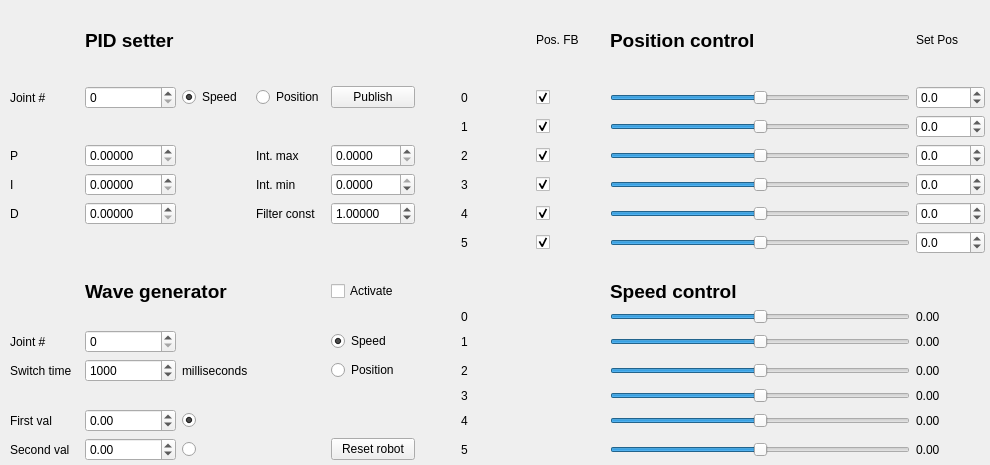
<?xml version="1.0" encoding="UTF-8"?>
<ui version="4.0">
 <class>MainWindow</class>
 <widget class="QMainWindow" name="MainWindow">
  <property name="geometry">
   <rect>
    <x>0</x>
    <y>0</y>
    <width>990</width>
    <height>465</height>
   </rect>
  </property>
  <property name="windowTitle">
   <string>robot_controller</string>
  </property>
  <widget class="QWidget" name="centralwidget">
   <widget class="QWidget" name="">
    <property name="geometry">
     <rect>
      <x>10</x>
      <y>0</y>
      <width>975</width>
      <height>461</height>
     </rect>
    </property>
    <layout class="QGridLayout" name="gridLayout_2">
     <item row="4" column="6">
      <widget class="QLabel" name="label_23">
       <property name="text">
        <string>3</string>
       </property>
      </widget>
     </item>
     <item row="5" column="0">
      <widget class="QLabel" name="label_4">
       <property name="text">
        <string>D</string>
       </property>
      </widget>
     </item>
     <item row="16" column="8" colspan="3">
      <widget class="QSlider" name="spC5">
       <property name="minimum">
        <number>-180</number>
       </property>
       <property name="maximum">
        <number>180</number>
       </property>
       <property name="orientation">
        <enum>Qt::Horizontal</enum>
       </property>
      </widget>
     </item>
     <item row="10" column="8" colspan="2">
      <widget class="QLabel" name="label_17">
       <property name="font">
        <font>
         <pointsize>14</pointsize>
         <weight>75</weight>
         <bold>true</bold>
        </font>
       </property>
       <property name="text">
        <string>Speed control</string>
       </property>
      </widget>
     </item>
     <item row="3" column="11">
      <widget class="QDoubleSpinBox" name="pos2">
       <property name="decimals">
        <number>1</number>
       </property>
       <property name="minimum">
        <double>-180.000000000000000</double>
       </property>
       <property name="maximum">
        <double>180.000000000000000</double>
       </property>
      </widget>
     </item>
     <item row="16" column="6">
      <widget class="QLabel" name="label_28">
       <property name="text">
        <string>5</string>
       </property>
      </widget>
     </item>
     <item row="6" column="7">
      <widget class="QCheckBox" name="fb5">
       <property name="text">
        <string/>
       </property>
       <property name="checked">
        <bool>true</bool>
       </property>
      </widget>
     </item>
     <item row="5" column="8" colspan="3">
      <widget class="QSlider" name="posC4">
       <property name="minimum">
        <number>-180</number>
       </property>
       <property name="maximum">
        <number>180</number>
       </property>
       <property name="orientation">
        <enum>Qt::Horizontal</enum>
       </property>
      </widget>
     </item>
     <item row="4" column="0">
      <widget class="QLabel" name="label_3">
       <property name="text">
        <string>I</string>
       </property>
      </widget>
     </item>
     <item row="12" column="4">
      <widget class="QRadioButton" name="waveSpeed">
       <property name="text">
        <string>Speed</string>
       </property>
       <property name="checked">
        <bool>true</bool>
       </property>
       <attribute name="buttonGroup">
        <string notr="true">buttonGroup_2</string>
       </attribute>
      </widget>
     </item>
     <item row="6" column="6">
      <widget class="QLabel" name="label_25">
       <property name="text">
        <string>5</string>
       </property>
      </widget>
     </item>
     <item row="4" column="8" colspan="3">
      <widget class="QSlider" name="posC3">
       <property name="minimum">
        <number>-180</number>
       </property>
       <property name="maximum">
        <number>180</number>
       </property>
       <property name="orientation">
        <enum>Qt::Horizontal</enum>
       </property>
      </widget>
     </item>
     <item row="12" column="1">
      <widget class="QSpinBox" name="waveJointNumber">
       <property name="maximum">
        <number>5</number>
       </property>
      </widget>
     </item>
     <item row="2" column="8" colspan="3">
      <widget class="QSlider" name="posC1">
       <property name="minimum">
        <number>-180</number>
       </property>
       <property name="maximum">
        <number>180</number>
       </property>
       <property name="orientation">
        <enum>Qt::Horizontal</enum>
       </property>
      </widget>
     </item>
     <item row="3" column="7">
      <widget class="QCheckBox" name="fb2">
       <property name="text">
        <string/>
       </property>
       <property name="checked">
        <bool>true</bool>
       </property>
      </widget>
     </item>
     <item row="15" column="1">
      <widget class="QDoubleSpinBox" name="firstValue">
       <property name="minimum">
        <double>-999.000000000000000</double>
       </property>
       <property name="maximum">
        <double>999.000000000000000</double>
       </property>
      </widget>
     </item>
     <item row="5" column="7">
      <widget class="QCheckBox" name="fb4">
       <property name="text">
        <string/>
       </property>
       <property name="checked">
        <bool>true</bool>
       </property>
      </widget>
     </item>
     <item row="5" column="1">
      <widget class="QDoubleSpinBox" name="derivative">
       <property name="decimals">
        <number>5</number>
       </property>
       <property name="maximum">
        <double>9999.000000000000000</double>
       </property>
      </widget>
     </item>
     <item row="11" column="8" colspan="3">
      <widget class="QSlider" name="spC0">
       <property name="minimum">
        <number>-180</number>
       </property>
       <property name="maximum">
        <number>180</number>
       </property>
       <property name="orientation">
        <enum>Qt::Horizontal</enum>
       </property>
      </widget>
     </item>
     <item row="4" column="7">
      <widget class="QCheckBox" name="fb3">
       <property name="text">
        <string/>
       </property>
       <property name="checked">
        <bool>true</bool>
       </property>
      </widget>
     </item>
     <item row="13" column="11">
      <widget class="QLabel" name="sp2">
       <property name="text">
        <string>0.00</string>
       </property>
      </widget>
     </item>
     <item row="14" column="8" colspan="3">
      <widget class="QSlider" name="spC3">
       <property name="minimum">
        <number>-180</number>
       </property>
       <property name="maximum">
        <number>180</number>
       </property>
       <property name="orientation">
        <enum>Qt::Horizontal</enum>
       </property>
      </widget>
     </item>
     <item row="14" column="6">
      <widget class="QLabel" name="label_31">
       <property name="text">
        <string>3</string>
       </property>
      </widget>
     </item>
     <item row="4" column="3">
      <widget class="QLabel" name="label_12">
       <property name="text">
        <string>Int. min</string>
       </property>
      </widget>
     </item>
     <item row="5" column="6">
      <widget class="QLabel" name="label_24">
       <property name="text">
        <string>4</string>
       </property>
      </widget>
     </item>
     <item row="15" column="0">
      <widget class="QLabel" name="label_8">
       <property name="text">
        <string>First val</string>
       </property>
      </widget>
     </item>
     <item row="15" column="2">
      <widget class="QRadioButton" name="publishFirst">
       <property name="enabled">
        <bool>true</bool>
       </property>
       <property name="text">
        <string/>
       </property>
       <property name="checked">
        <bool>true</bool>
       </property>
       <attribute name="buttonGroup">
        <string notr="true">buttonGroup_3</string>
       </attribute>
      </widget>
     </item>
     <item row="10" column="4">
      <widget class="QCheckBox" name="autoPublish">
       <property name="text">
        <string>Activate</string>
       </property>
      </widget>
     </item>
     <item row="1" column="5">
      <spacer name="horizontalSpacer">
       <property name="orientation">
        <enum>Qt::Horizontal</enum>
       </property>
       <property name="sizeType">
        <enum>QSizePolicy::Fixed</enum>
       </property>
       <property name="sizeHint" stdset="0">
        <size>
         <width>40</width>
         <height>10</height>
        </size>
       </property>
      </spacer>
     </item>
     <item row="3" column="4">
      <widget class="QDoubleSpinBox" name="integrator_max">
       <property name="decimals">
        <number>4</number>
       </property>
       <property name="maximum">
        <double>999.000000000000000</double>
       </property>
      </widget>
     </item>
     <item row="5" column="3">
      <widget class="QLabel" name="label_5">
       <property name="text">
        <string>Filter const</string>
       </property>
      </widget>
     </item>
     <item row="12" column="8" colspan="3">
      <widget class="QSlider" name="spC1">
       <property name="minimum">
        <number>-180</number>
       </property>
       <property name="maximum">
        <number>180</number>
       </property>
       <property name="orientation">
        <enum>Qt::Horizontal</enum>
       </property>
      </widget>
     </item>
     <item row="0" column="7">
      <widget class="QLabel" name="label_18">
       <property name="text">
        <string>Pos. FB</string>
       </property>
      </widget>
     </item>
     <item row="16" column="1">
      <widget class="QDoubleSpinBox" name="secondValue">
       <property name="minimum">
        <double>-999.000000000000000</double>
       </property>
       <property name="maximum">
        <double>999.000000000000000</double>
       </property>
      </widget>
     </item>
     <item row="6" column="11">
      <widget class="QDoubleSpinBox" name="pos5">
       <property name="decimals">
        <number>1</number>
       </property>
       <property name="minimum">
        <double>-180.000000000000000</double>
       </property>
       <property name="maximum">
        <double>180.000000000000000</double>
       </property>
      </widget>
     </item>
     <item row="14" column="11">
      <widget class="QLabel" name="sp3">
       <property name="text">
        <string>0.00</string>
       </property>
      </widget>
     </item>
     <item row="1" column="6">
      <widget class="QLabel" name="label_20">
       <property name="text">
        <string>0</string>
       </property>
      </widget>
     </item>
     <item row="10" column="1" colspan="3">
      <widget class="QLabel" name="label_13">
       <property name="font">
        <font>
         <pointsize>14</pointsize>
         <weight>75</weight>
         <bold>true</bold>
        </font>
       </property>
       <property name="text">
        <string>Wave generator</string>
       </property>
      </widget>
     </item>
     <item row="2" column="11">
      <widget class="QDoubleSpinBox" name="pos1">
       <property name="decimals">
        <number>1</number>
       </property>
       <property name="minimum">
        <double>-180.000000000000000</double>
       </property>
       <property name="maximum">
        <double>180.000000000000000</double>
       </property>
      </widget>
     </item>
     <item row="11" column="11">
      <widget class="QLabel" name="sp0">
       <property name="text">
        <string>0.00</string>
       </property>
      </widget>
     </item>
     <item row="13" column="4">
      <widget class="QRadioButton" name="wavePosition">
       <property name="text">
        <string>Position</string>
       </property>
       <attribute name="buttonGroup">
        <string notr="true">buttonGroup_2</string>
       </attribute>
      </widget>
     </item>
     <item row="1" column="8" colspan="3">
      <widget class="QSlider" name="posC0">
       <property name="sizePolicy">
        <sizepolicy hsizetype="Expanding" vsizetype="Fixed">
         <horstretch>0</horstretch>
         <verstretch>0</verstretch>
        </sizepolicy>
       </property>
       <property name="minimumSize">
        <size>
         <width>300</width>
         <height>0</height>
        </size>
       </property>
       <property name="minimum">
        <number>-180</number>
       </property>
       <property name="maximum">
        <number>180</number>
       </property>
       <property name="orientation">
        <enum>Qt::Horizontal</enum>
       </property>
      </widget>
     </item>
     <item row="0" column="11">
      <widget class="QLabel" name="label_19">
       <property name="text">
        <string>Set Pos</string>
       </property>
      </widget>
     </item>
     <item row="3" column="1">
      <widget class="QDoubleSpinBox" name="proportional">
       <property name="decimals">
        <number>5</number>
       </property>
       <property name="maximum">
        <double>9999.000000000000000</double>
       </property>
      </widget>
     </item>
     <item row="3" column="3">
      <widget class="QLabel" name="label_11">
       <property name="text">
        <string>Int. max</string>
       </property>
      </widget>
     </item>
     <item row="13" column="1">
      <widget class="QSpinBox" name="switchTime">
       <property name="maximum">
        <number>10000</number>
       </property>
       <property name="value">
        <number>1000</number>
       </property>
      </widget>
     </item>
     <item row="1" column="7">
      <widget class="QCheckBox" name="fb0">
       <property name="text">
        <string/>
       </property>
       <property name="checked">
        <bool>true</bool>
       </property>
      </widget>
     </item>
     <item row="12" column="0">
      <widget class="QLabel" name="label_14">
       <property name="text">
        <string>Joint #</string>
       </property>
      </widget>
     </item>
     <item row="16" column="4">
      <widget class="QPushButton" name="resetButton">
       <property name="text">
        <string>Reset robot</string>
       </property>
      </widget>
     </item>
     <item row="3" column="8" colspan="3">
      <widget class="QSlider" name="posC2">
       <property name="minimum">
        <number>-180</number>
       </property>
       <property name="maximum">
        <number>180</number>
       </property>
       <property name="orientation">
        <enum>Qt::Horizontal</enum>
       </property>
      </widget>
     </item>
     <item row="2" column="7">
      <widget class="QCheckBox" name="fb1">
       <property name="text">
        <string/>
       </property>
       <property name="checked">
        <bool>true</bool>
       </property>
      </widget>
     </item>
     <item row="16" column="11">
      <widget class="QLabel" name="sp5">
       <property name="text">
        <string>0.00</string>
       </property>
      </widget>
     </item>
     <item row="12" column="11">
      <widget class="QLabel" name="sp1">
       <property name="text">
        <string>0.00</string>
       </property>
      </widget>
     </item>
     <item row="2" column="6">
      <widget class="QLabel" name="label_21">
       <property name="text">
        <string>1</string>
       </property>
      </widget>
     </item>
     <item row="5" column="4">
      <widget class="QDoubleSpinBox" name="filterConst">
       <property name="decimals">
        <number>5</number>
       </property>
       <property name="maximum">
        <double>999.000000000000000</double>
       </property>
       <property name="value">
        <double>1.000000000000000</double>
       </property>
      </widget>
     </item>
     <item row="15" column="6">
      <widget class="QLabel" name="label_30">
       <property name="text">
        <string>4</string>
       </property>
      </widget>
     </item>
     <item row="5" column="11">
      <widget class="QDoubleSpinBox" name="pos4">
       <property name="decimals">
        <number>1</number>
       </property>
       <property name="minimum">
        <double>-180.000000000000000</double>
       </property>
       <property name="maximum">
        <double>180.000000000000000</double>
       </property>
      </widget>
     </item>
     <item row="3" column="6">
      <widget class="QLabel" name="label_22">
       <property name="text">
        <string>2</string>
       </property>
      </widget>
     </item>
     <item row="3" column="0">
      <widget class="QLabel" name="label_2">
       <property name="text">
        <string>P</string>
       </property>
      </widget>
     </item>
     <item row="1" column="1">
      <widget class="QSpinBox" name="pidJointNumber">
       <property name="maximum">
        <number>5</number>
       </property>
      </widget>
     </item>
     <item row="12" column="6">
      <widget class="QLabel" name="label_26">
       <property name="text">
        <string>1</string>
       </property>
      </widget>
     </item>
     <item row="4" column="4">
      <widget class="QDoubleSpinBox" name="integrator_min">
       <property name="decimals">
        <number>4</number>
       </property>
       <property name="minimum">
        <double>-999.000000000000000</double>
       </property>
       <property name="maximum">
        <double>0.000000000000000</double>
       </property>
      </widget>
     </item>
     <item row="13" column="8" colspan="3">
      <widget class="QSlider" name="spC2">
       <property name="minimum">
        <number>-180</number>
       </property>
       <property name="maximum">
        <number>180</number>
       </property>
       <property name="orientation">
        <enum>Qt::Horizontal</enum>
       </property>
      </widget>
     </item>
     <item row="6" column="8" colspan="3">
      <widget class="QSlider" name="posC5">
       <property name="minimum">
        <number>-180</number>
       </property>
       <property name="maximum">
        <number>180</number>
       </property>
       <property name="orientation">
        <enum>Qt::Horizontal</enum>
       </property>
      </widget>
     </item>
     <item row="16" column="0">
      <widget class="QLabel" name="label_7">
       <property name="text">
        <string>Second val</string>
       </property>
      </widget>
     </item>
     <item row="1" column="0">
      <widget class="QLabel" name="label_10">
       <property name="text">
        <string>Joint #</string>
       </property>
      </widget>
     </item>
     <item row="1" column="11">
      <widget class="QDoubleSpinBox" name="pos0">
       <property name="decimals">
        <number>1</number>
       </property>
       <property name="minimum">
        <double>-180.000000000000000</double>
       </property>
       <property name="maximum">
        <double>180.000000000000000</double>
       </property>
      </widget>
     </item>
     <item row="7" column="5">
      <spacer name="verticalSpacer">
       <property name="orientation">
        <enum>Qt::Vertical</enum>
       </property>
       <property name="sizeType">
        <enum>QSizePolicy::Fixed</enum>
       </property>
       <property name="sizeHint" stdset="0">
        <size>
         <width>20</width>
         <height>20</height>
        </size>
       </property>
      </spacer>
     </item>
     <item row="15" column="11">
      <widget class="QLabel" name="sp4">
       <property name="text">
        <string>0.00</string>
       </property>
      </widget>
     </item>
     <item row="13" column="0">
      <widget class="QLabel" name="label_15">
       <property name="text">
        <string>Switch time</string>
       </property>
      </widget>
     </item>
     <item row="1" column="4">
      <widget class="QPushButton" name="publishPID">
       <property name="text">
        <string>Publish</string>
       </property>
      </widget>
     </item>
     <item row="15" column="8" colspan="3">
      <widget class="QSlider" name="spC4">
       <property name="minimum">
        <number>-180</number>
       </property>
       <property name="maximum">
        <number>180</number>
       </property>
       <property name="orientation">
        <enum>Qt::Horizontal</enum>
       </property>
      </widget>
     </item>
     <item row="0" column="1" colspan="2">
      <widget class="QLabel" name="label">
       <property name="font">
        <font>
         <pointsize>14</pointsize>
         <weight>75</weight>
         <bold>true</bold>
        </font>
       </property>
       <property name="text">
        <string>PID setter</string>
       </property>
      </widget>
     </item>
     <item row="13" column="2">
      <widget class="QLabel" name="label_9">
       <property name="text">
        <string>milliseconds</string>
       </property>
      </widget>
     </item>
     <item row="16" column="2">
      <widget class="QRadioButton" name="publishSecond">
       <property name="text">
        <string/>
       </property>
       <attribute name="buttonGroup">
        <string notr="true">buttonGroup_3</string>
       </attribute>
      </widget>
     </item>
     <item row="11" column="6">
      <widget class="QLabel" name="label_27">
       <property name="text">
        <string>0</string>
       </property>
      </widget>
     </item>
     <item row="4" column="11">
      <widget class="QDoubleSpinBox" name="pos3">
       <property name="decimals">
        <number>1</number>
       </property>
       <property name="minimum">
        <double>-180.000000000000000</double>
       </property>
       <property name="maximum">
        <double>180.000000000000000</double>
       </property>
      </widget>
     </item>
     <item row="13" column="6">
      <widget class="QLabel" name="label_29">
       <property name="text">
        <string>2</string>
       </property>
      </widget>
     </item>
     <item row="0" column="8" colspan="2">
      <widget class="QLabel" name="label_16">
       <property name="font">
        <font>
         <pointsize>14</pointsize>
         <weight>75</weight>
         <bold>true</bold>
        </font>
       </property>
       <property name="text">
        <string>Position control</string>
       </property>
      </widget>
     </item>
     <item row="4" column="1">
      <widget class="QDoubleSpinBox" name="integral">
       <property name="decimals">
        <number>5</number>
       </property>
       <property name="maximum">
        <double>9999.000000000000000</double>
       </property>
      </widget>
     </item>
     <item row="1" column="2">
      <widget class="QRadioButton" name="pidSpeed">
       <property name="enabled">
        <bool>true</bool>
       </property>
       <property name="text">
        <string>Speed</string>
       </property>
       <property name="checked">
        <bool>true</bool>
       </property>
       <attribute name="buttonGroup">
        <string notr="true">buttonGroup</string>
       </attribute>
      </widget>
     </item>
     <item row="1" column="3">
      <widget class="QRadioButton" name="pidPosition">
       <property name="text">
        <string>Position</string>
       </property>
       <attribute name="buttonGroup">
        <string notr="true">buttonGroup</string>
       </attribute>
      </widget>
     </item>
    </layout>
   </widget>
  </widget>
 </widget>
 <resources/>
 <connections/>
 <buttongroups>
  <buttongroup name="buttonGroup"/>
  <buttongroup name="buttonGroup_2"/>
  <buttongroup name="buttonGroup_3"/>
 </buttongroups>
</ui>
